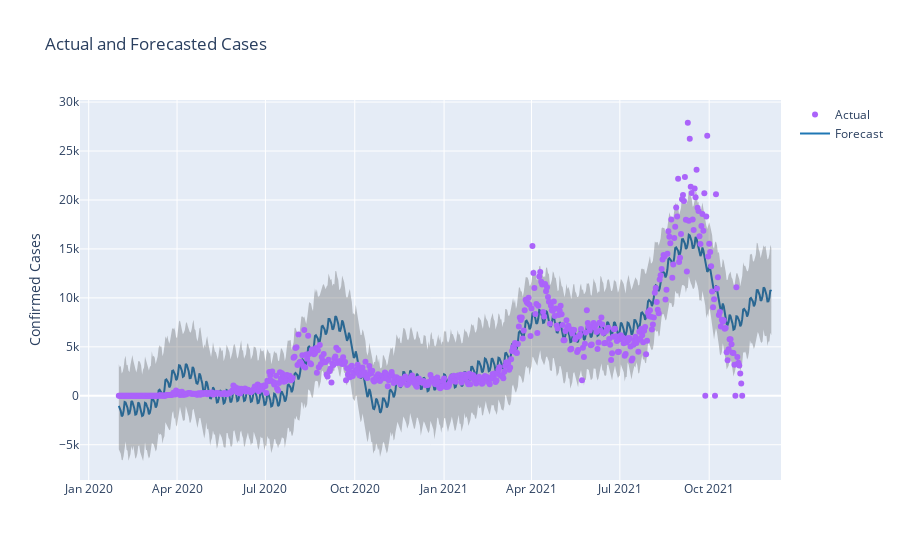

Notebook source saved alongside this figure:
### Code cell
import plotly.graph_objs as go

fig = go.Figure([
    go.Scatter(
        name='Forecast',
        x=forecast['ds'],
        y=forecast['yhat'],
        mode='lines',
        line=dict(color='rgb(31, 119, 180)'),
    ),
    go.Scatter(
        name='Upper Bound',
        x=forecast['ds'],
        y=forecast['yhat_upper'],
        mode='lines',
        marker=dict(color="#444"),
        line=dict(width=0),
        showlegend=False
    ),
    go.Scatter(
        name='Lower Bound',
        x=forecast['ds'],
        y=forecast['yhat_lower'],
        marker=dict(color="#444"),
        line=dict(width=0),
        mode='lines',
        fillcolor='rgba(68, 68, 68, 0.3)',
        fill='tonexty',
        showlegend=False
    ),
    go.Scatter(
        x=df['ds'], 
        y = df['y'], 
        mode='markers', 
        name='Actual'
    )
])
fig.update_layout(
    yaxis_title='Confirmed Cases',
    title='Actual and Forecasted Cases',
    hovermode="x"
)
fig.show()

### Figure 1 — Plotly figure (JSON) as saved in the notebook; plotly's stock layout.template omitted (floating-point values rounded to 4 significant figures; data arrays with more than 128 entries replaced by an {"elided": "..."} marker saying what was removed)
{"data": [{"line": {"color": "rgb(31, 119, 180)"}, "mode": "lines", "name": "Forecast", "type": "scatter", "x": {"elided": "673 str values"}, "y": {"elided": "673 float values"}}, {"line": {"width": 0}, "marker": {"color": "#444"}, "mode": "lines", "name": "Upper Bound", "showlegend": false, "type": "scatter", "x": {"elided": "673 str values"}, "y": {"elided": "673 float values"}}, {"fill": "tonexty", "fillcolor": "rgba(68, 68, 68, 0.3)", "line": {"width": 0}, "marker": {"color": "#444"}, "mode": "lines", "name": "Lower Bound", "showlegend": false, "type": "scatter", "x": {"elided": "673 str values"}, "y": {"elided": "673 float values"}}, {"mode": "markers", "name": "Actual", "type": "scatter", "x": {"elided": "643 str values"}, "y": {"elided": "643 int values"}}], "layout": {"hovermode": "x", "title": {"text": "Actual and Forecasted Cases"}, "yaxis": {"title": {"text": "Confirmed Cases"}}}}
